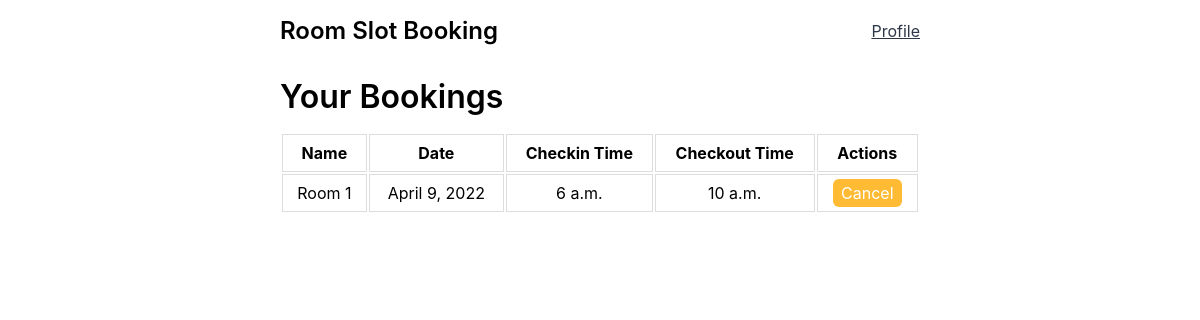
The app's page /user/bookings (signed in), older data.
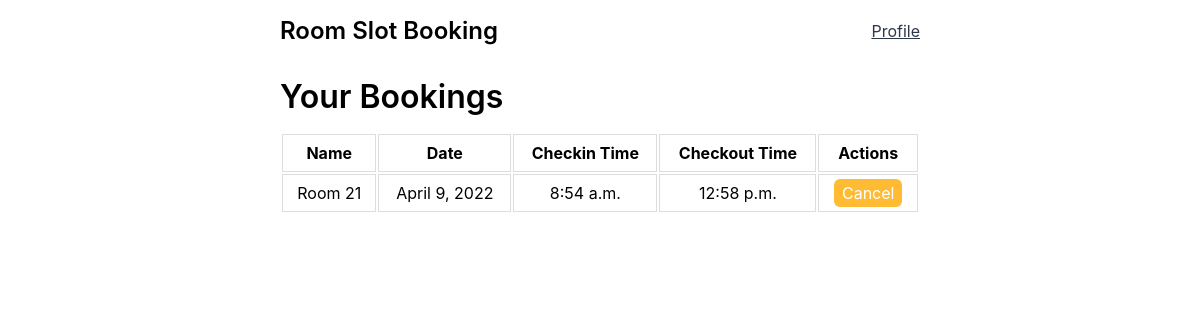
The same page, newer data.
### base/models.py (models this page shows, shortened)
class Booking(models.Model):
    user = models.ForeignKey(User, on_delete=models.DO_NOTHING)
    room = models.ForeignKey(Room, on_delete=models.CASCADE)

class Room(models.Model):
    name = models.CharField(max_length=30)
    date =  models.DateField()
    defined_check_in_time =  models.TimeField()
    defined_check_out_time = models.TimeField()
    advance_booking = models.IntegerField(default = 3)
    booked = models.BooleanField(default = False)
    USERNAME_FIELD = 'name'
    class Meta:
        ordering = ['date', 'defined_check_in_time']

### base/views.py (the view)
# urls.py: path('user/bookings', views.userBookings, name='user-bookings'),
@login_required(redirect_field_name='/signin')
def userBookings(request):
    user_object = User.objects.get(email=request.user.email)
    booking_object = Booking.objects.filter(user=user_object)
    context = {'user': user_object, 'bookings': booking_object}
    return render(request, 'base/user_bookings.html', context)

### base/templates/base/user_bookings.html (shortened to what this page needs)
{% extends 'layout.html' %}
{% block content %}
<div class="bookings-wrapper">
  <h1>Your Bookings</h1>
  {% if not bookings %}
  <div class="info-wrapper">
    <p class="info">No bookings found!</p>
  </div>
  {% else %}
  <div class="table-wrapper">
    <table>
      <tr>
        <th>Name</th>
        <th>Date</th>
        <th>Checkin Time</th>
        <th>Checkout Time</th>
        <th>Actions</th>
      </tr>
      {% for booking in bookings %}
      <tr>
        <td>{{booking.room.name}}</td>
        <td>{{booking.room.date}}</td>
        <td>{{booking.room.defined_check_in_time}}</td>
        <td>{{booking.room.defined_check_out_time}}</td>
        <td>
          <a
            class="btn btn-md btn-secondary"
            href="{% url 'cancel-room' booking.room.id %}"
          >
            Cancel
          </a>
        </td>
      </tr>
      {% endfor%}
    </table>
  </div>
  {% endif %}
</div>
{% endblock content %}

Row changes from the older to the newer data that the page shows:
removed Booking: room.name "Room 1", room "April 9, 2022", room.defined_check_in_time "6 a.m.", room.defined_check_out_time "10 a.m."
added Booking: room.name "Room 21", room "April 9, 2022", room.defined_check_in_time "8:54 a.m.", room.defined_check_out_time "12:58 p.m."
